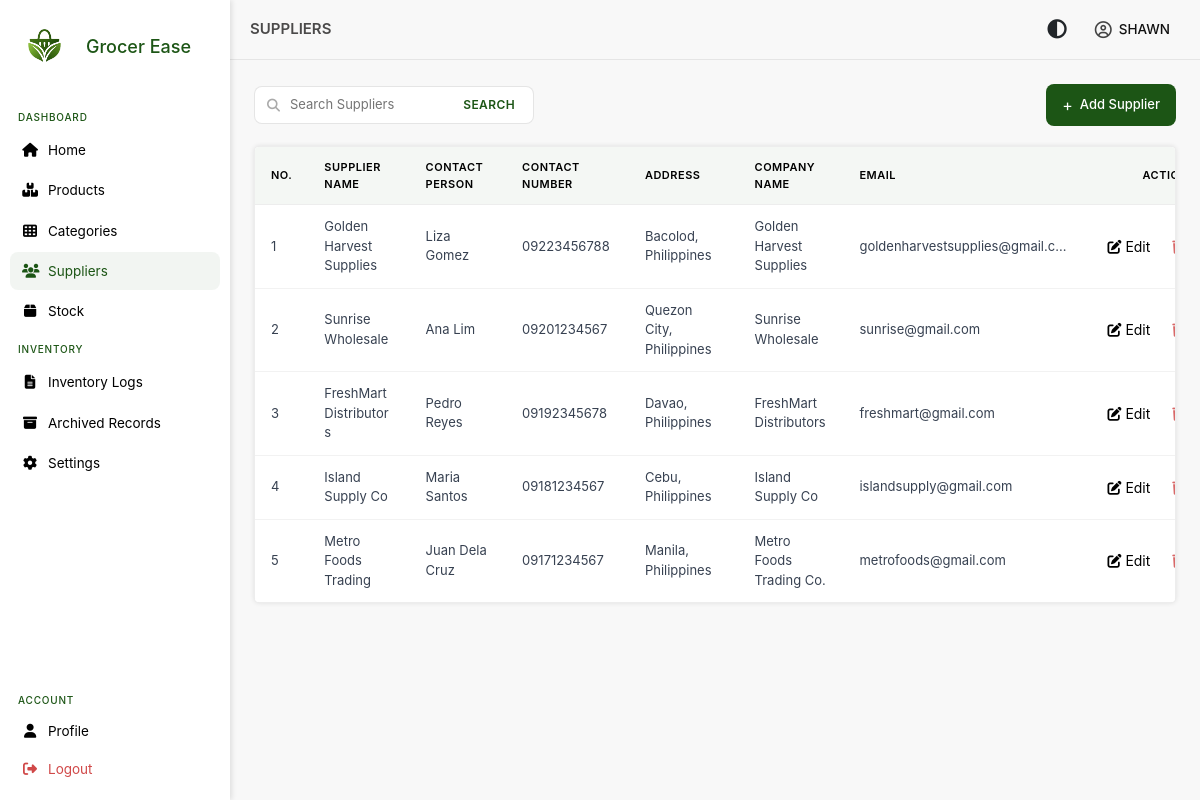
/views/inventory/suppliers.php (signed in), run on the app's committed database.
### tables this page shows
CREATE TABLE `users` (
  `user_id` int NOT NULL AUTO_INCREMENT,
  `username` varchar(250) NOT NULL,
  `password` varchar(250) NOT NULL,
  `email` varchar(250) NOT NULL,
  `contact_number` varchar(20) NOT NULL,
  `role` enum('admin') DEFAULT 'admin',
  `profile_picture` blob,
  PRIMARY KEY (`user_id`),
  UNIQUE KEY `email` (`email`)
);

CREATE TABLE `suppliers` (
  `supplier_id_pk` int NOT NULL AUTO_INCREMENT,
  `supplier_name` varchar(250) NOT NULL,
  `contact_person` varchar(20) NOT NULL,
  `phone_number` varchar(20) NOT NULL,
  `email` varchar(250) NOT NULL,
  `address` varchar(250) NOT NULL,
  `company_name` varchar(250) NOT NULL,
  `is_deleted` tinyint DEFAULT '0',
  `deleted_at` datetime DEFAULT NULL,
  PRIMARY KEY (`supplier_id_pk`),
  KEY `idx_supplier_name` (`supplier_name`)
);

### models/user.php (called while the page is built, shortened)
<?php
class User
{
    private $conn;
    public function __construct($db)
    {
        $this->conn = $db;
    }
    public function GetUserById($id)
    {
        $stmt = $this->conn->prepare(
            "SELECT user_id, username, email, contact_number, role
             FROM users WHERE user_id = :id"
        );
        $stmt->execute([':id' => $id]);
        return $stmt->fetch(PDO::FETCH_ASSOC);
    }
}
?>

### autoload.php (called while the page is built, shortened)
<?php
spl_autoload_register(function ($class) {
    $paths = [
        __DIR__ . '/models/',
        __DIR__ . '/models/Stock/',
        __DIR__ . '/models/Relations/',
    ];
    foreach ($paths as $path) {
        $file = $path . $class . '.php';
        if (file_exists($file)) {
            return;
        }
    }
});
?>

### models/supplier.php (called while the page is built, shortened)
<?php
class Supplier
{
    private $conn;
    public function __construct($db)
    {
        $this->conn = $db;
    }
    public function GetPaginatedSuppliers($page = 1, $limit = 10)
    {
        $offset = ($page - 1) * $limit;
        $stmt = $this->conn->prepare("SELECT supplier_id_pk,
                                                 supplier_name,
                                                 contact_person,
                                                 phone_number,
                                                 email,
                                                 address,
                                                 company_name,is_deleted
                                      FROM suppliers
                                      WHERE is_deleted = 0
                                      ORDER BY supplier_id_pk DESC
                                      LIMIT :limit OFFSET :offset");
        $stmt->bindParam(':limit', $limit, PDO::PARAM_INT);
        $stmt->bindParam(':offset', $offset, PDO::PARAM_INT);
        $stmt->execute();
        return $stmt->fetchAll(PDO::FETCH_ASSOC);
    }
}

### views/inventory/suppliers.php (the view, shortened to what this page needs)
<?php
require_once __DIR__ . '/../../autoload.php';
$search = $_GET['search'] ?? '';
$page = isset($_GET['page']) ? (int)$_GET['page'] : 1;
$limit = 10;
$supplier = new Supplier($db);
if (!empty($search)) {
    $suppliers = $supplier->SearchSupplier($search);
    $total_suppliers = count($suppliers);
    $total_pages = 1;
} else {
    $suppliers = $supplier->GetPaginatedSuppliers($page, $limit);
}
?>
<!DOCTYPE html>
<html lang="en">
<?php include "../../includes/head.php" ?>
<body>
    <?php include '../../includes/sidebar.php'; ?>
    <main class="main-content">
        <?php include '../../includes/topbar.php'; ?>
        <section class="page-content">
            <div class="toolbar">
                <div class="search-area">
                    <form method='get'>
                        <i class="fas fa-search"></i>
                        <input type="text" name="search" id="search" placeholder="Search Suppliers"
                            value="<?= htmlspecialchars($_GET['search'] ?? '') ?>">
                        <button type="submit">SEARCH</button>
                    </form>
                </div>
                <div class="add">
                    <button id="addbtn">Add Supplier</button>
                </div>
            </div>
            <div class="menu-table">
                <table>
                    <thead>
                        <tr>
                            <th>No.</th>
                            <th>Supplier Name</th>
                            <th>Contact Person</th>
                            <th>Contact Number</th>
                            <th>Address</th>
                            <th>Company Name</th>
                            <th>Email</th>
                            <th>Actions</th>
                        </tr>
                    </thead>
                    <tbody>
                        <?php $no = ($page - 1) * $limit + 1; ?>
                        <?php if (empty($suppliers)): ?>
                            <tr>
                                <td colspan="8" style="text-align:center; color:#6b7280;">
                                    No suppliers found
                                </td>
                            </tr>
                            <?php else: ?>
                                <?php foreach ($suppliers as $sup): ?>
                            <tr>
                                <td><?= $no++ ?></td>
                                <td><?= htmlspecialchars($sup['supplier_name']) ?></td>
                                <td><?= htmlspecialchars($sup['contact_person']) ?></td>
                                <td><?= htmlspecialchars($sup['phone_number']) ?></td>
                                <td><?= htmlspecialchars($sup['address']) ?></td>
                                <td><?= htmlspecialchars($sup['company_name']) ?></td>
                                <td class="email-cell"><?= htmlspecialchars($sup['email']) ?></td>
                                <td>
                                    <div class="actions">
                                        <form action="edit_supplier.php" method="GET">
                                            <button type="submit" class="edit-btn">
                                                <i class="fa-solid fa-pen-to-square"></i>
                                                <span>Edit</span>
                                            </button>
                                        </form>
                                        <button type="button" class="edit-btn"
                                            onclick="deleteSupplier('<?= $sup['supplier_id_pk'] ?>', '<?= htmlspecialchars($sup['supplier_name']) ?>')">
                                            <i class="fa-solid fa-trash"></i>
                                        </button>
                                    </div>
                                </td>
                            </tr>
                        <?php endforeach; ?>
                    <?php endif; ?>
                    </tbody>
                </table>
            </div>
        </section>
    </main>
</body>
</html>

### includes/topbar.php (shortened to what this page needs)
<?php
require_once '../../models/user.php';
global $db;
$page_title = $_SESSION['page_title'] ?? "Dashboard";
$user_id = $_SESSION['id'];
$user = new User($db);
$user_info = $user->GetUserById($user_id);
?>
<div class="topbar">
    <div class="topbar-title">
        <p><?= htmlspecialchars($page_title) ?></p>
    </div>
    <div class="topbar-actions">
        <button id="dark-toggle" title="Dark Mode">
            <i class="fa-solid fa-circle-half-stroke"></i>
        </button>
        <div class="profile-dropdown" id="profile-dropdown">
            <i class="fa-regular fa-circle-user profile-icon"></i>
            <span class="profile-label">
                <?= strtoupper($user_info['username']) ?>
            </span>
        </div>
    </div>
</div>

### assets/css/home.css (style rules this page uses)
* { font-family: 'Inter', 'Roboto', sans-serif; }
body { margin: 0; padding: 0; background-color: #f8f8f8; }
.main-content { margin-left: 230px; min-height: 100vh; background-color: #f8f8f8; }
.topbar { display: flex; align-items: center; justify-content: space-between; padding: 0 20px; height: 60px; background: #f8f8f8; border-bottom: 1px solid rgba(0, 0, 0, 0.08); }
.topbar-title p { font-size: 15px; font-weight: 600; color: #4b4a4a; margin: 0; }
.profile-dropdown { position: relative; display: flex; align-items: center; gap: 7px; cursor: pointer; padding: 5px 10px; border-radius: 8px; font-size: 13.5px; font-weight: 500; color: #111; transition: background 0.2s; }
.profile-dropdown i { font-size: 17px; color: #444; }
.page-content { padding: 24px; }
.toolbar { display: flex; align-items: center; justify-content: space-between; margin-bottom: 20px; }
.search-area form { display: flex; align-items: center; background: #fff; border: 1px solid rgba(0, 0, 0, 0.1); border-radius: 8px; padding: 0 12px; gap: 8px; height: 38px; width: 280px; }
.search-area form i { color: #aaa; font-size: 13px; }
.search-area form input { border: none; outline: none; font-size: 13px; width: 100%; background: transparent; color: #333; }
.search-area form button { border: none; background: none; color: #1c5515; font-size: 12px; font-weight: 600; cursor: pointer; letter-spacing: 0.4px; }
.add button { display: inline-flex; align-items: center; gap: 7px; background: #1c5515; color: #fff; border: none; padding: 9px 16px; border-radius: 8px; font-size: 13px; font-weight: 500; text-decoration: none; transition: 0.3s ease; }
.add button::before { content: '+'; font-size: 16px; font-weight: 400; }
.menu-table { background: #fff; border-radius: 5px; border: 1px solid rgba(0, 0, 0, 0.07); overflow-x: auto; overflow-y: auto; box-shadow: 0 0 5px #0000001a; max-height: 500px; }
.menu-table table { width: 100%; border-collapse: collapse; font-size: 13px; table-layout: auto; min-width: 1000px; }
.menu-table thead { position: sticky; top: 0; background: #f4f7f4; z-index: 10; }
.menu-table thead th { text-align: left; padding: 12px 16px; font-size: 11px; font-weight: 600; color: #000000; letter-spacing: 0.5px; text-transform: uppercase; border-bottom: 1px solid rgba(0, 0, 0, 0.07); }
.menu-table tbody tr { border-bottom: 1px solid rgba(0, 0, 0, 0.05); transition: background 0.15s; }
.menu-table tbody tr:last-child { border-bottom: none; }
.menu-table tbody td { padding: 12px 16px; color: #374151; vertical-align: middle; }
.menu-table td:nth-child(2), .menu-table td:nth-child(6) { white-space: normal; word-break: break-word; overflow-wrap: anywhere; max-width: 220px; }
.menu-table td.email-cell { white-space: nowrap; overflow: hidden; text-overflow: ellipsis; max-width: 240px; }
.menu-table th:last-child, .menu-table td:last-child { text-align: center; width: auto; white-space: nowrap; }
.menu-table .actions { display: flex; flex-wrap: nowrap; justify-content: center; align-items: center; gap: 6px; }
.actions { display: flex; flex-wrap: nowrap; gap: 6px; align-items: center; }
.actions form { margin: 0; }
.edit-btn { border: none; background: none; cursor: pointer; padding: 6px 8px; border-radius: 6px; transition: background 0.15s; font-size: 14px; white-space: nowrap; }
.edit-btn .fa-trash { color: #c82828b3; }
.page-content { padding: 24px; min-height: calc(100vh - 60px); box-sizing: border-box; }
.topbar { display: flex; align-items: center; justify-content: space-between; }
.topbar-actions { display: flex; align-items: center; gap: 12px; margin-left: auto; }
#dark-toggle { background: none; border: none; cursor: pointer; font-size: 1.2rem; color: inherit; padding: 6px; border-radius: 6px; }

### data on the page
users: username "SHAWN"
suppliers: supplier_name "Golden Harvest Supplies", contact_person "Liza Gomez", phone_number "09223456788", address "Bacolod, Philippines", company_name "Golden Harvest Supplies", email "goldenharvestsupplies@gmail.c…"
suppliers: supplier_name "Sunrise Wholesale", contact_person "Ana Lim", phone_number "09201234567", address "Quezon City, Philippines", company_name "Sunrise Wholesale", email "sunrise@gmail.com"
suppliers: supplier_name "FreshMart Distributors", contact_person "Pedro Reyes", phone_number "09192345678", address "Davao, Philippines", company_name "FreshMart Distributors", email "freshmart@gmail.com"
suppliers: supplier_name "Island Supply Co", contact_person "Maria Santos", phone_number "09181234567", address "Cebu, Philippines", company_name "Island Supply Co", email "islandsupply@gmail.com"
suppliers: supplier_name "Metro Foods Trading", contact_person "Juan Dela Cruz", phone_number "09171234567", address "Manila, Philippines", company_name "Metro Foods Trading Co.", email "metrofoods@gmail.com"

### other printed values
$page_title "SUPPLIERS"
